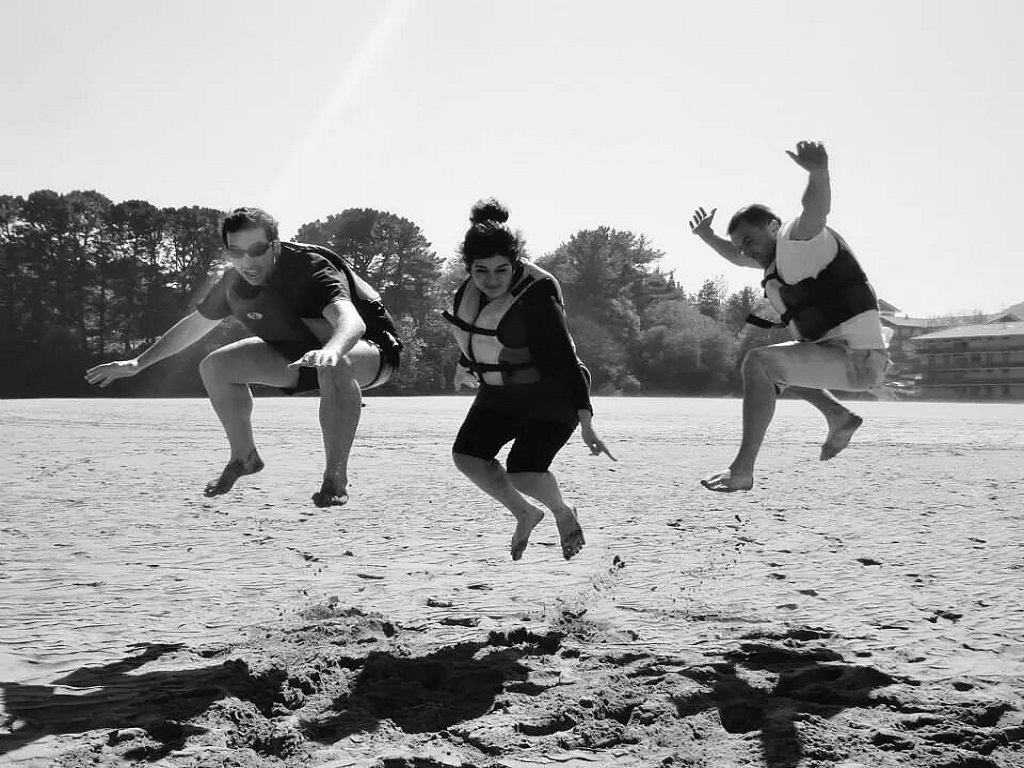
#> input picture OpenCV4/data/Saltando.jpg, 1024 x 768 px
$ python GrabCut_1.py
#> lines starting #> are read from the running program, lines starting #| are printed output that depends on the picture
import numpy as np
import cv2 as cv
from matplotlib import pyplot as plt


img = cv.imread('../data/Saltando.jpg')
#> img is the input picture: shape (768, 1024, 3); min 0, max 255, mean 163
img1 = cv.imread('../data/outer-space.jpg')
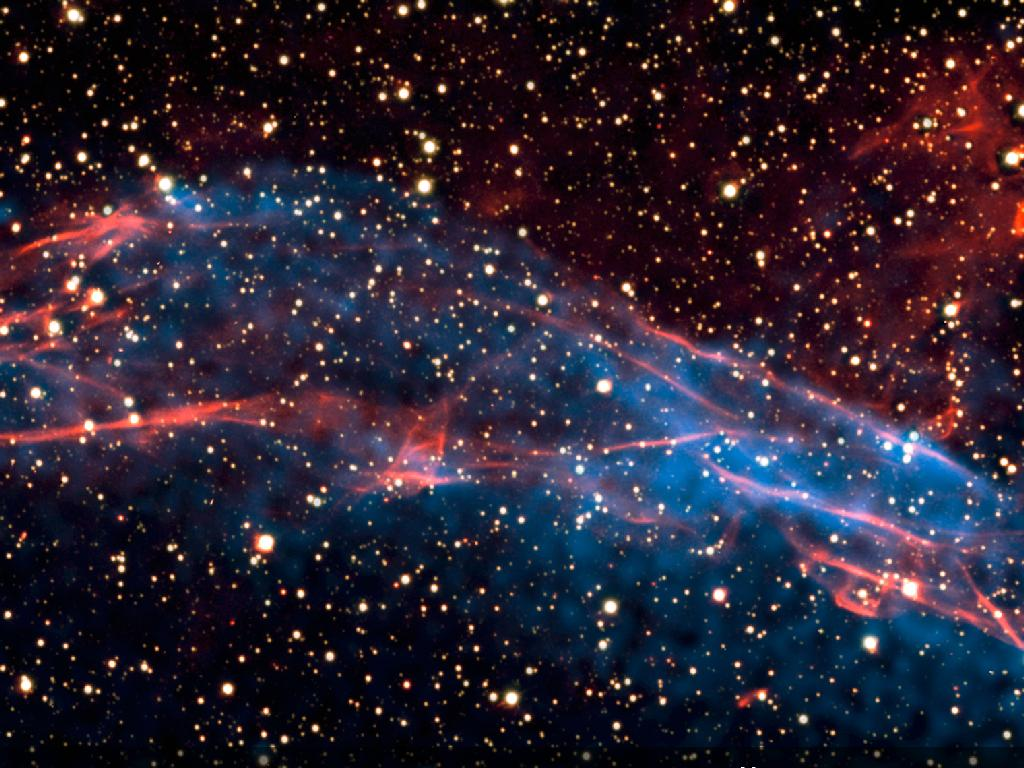
#> input picture OpenCV4/data/outer-space.jpg, 1024 x 768 px
#> img1 is the input picture: shape (768, 1024, 3); mean B, G, R 50.9, 35.5, 43.4

mask = np.zeros(img.shape[:2],np.uint8)
bgdModel = np.zeros((1,65),np.float64)
fgdModel = np.zeros((1,65),np.float64)
rect = (50,200,575,390)
cv.grabCut(img,mask,rect,bgdModel,fgdModel,5,cv.GC_INIT_WITH_RECT)
mask2 = np.where((mask==2)|(mask==0),0,1).astype('uint8')
img = img*mask2[:,:,np.newaxis]
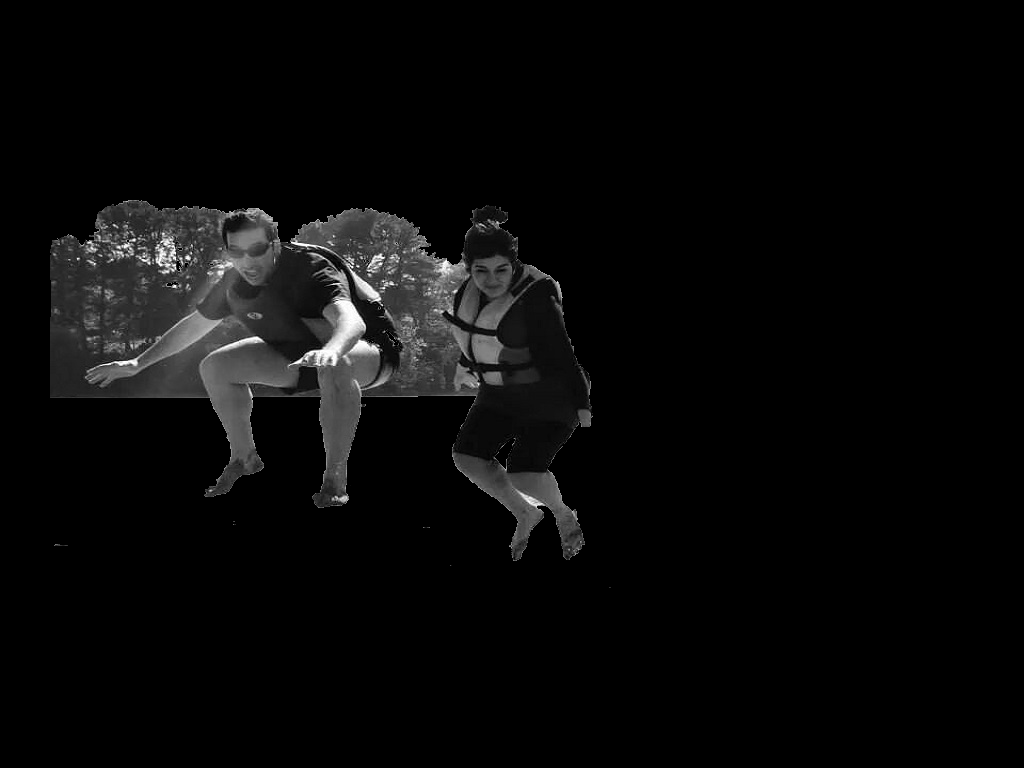
#> img: shape (768, 1024, 3); min 0, max 255, mean 9.3
plt.imshow(img),plt.colorbar(),plt.show()
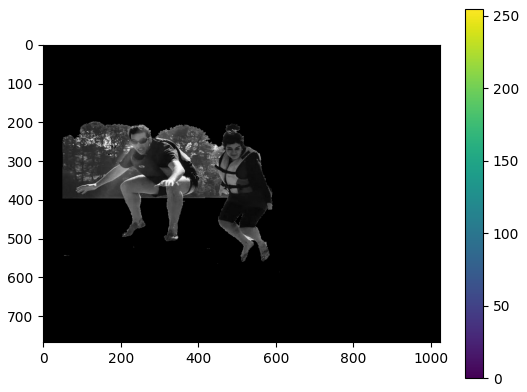
#> figure drawn by matplotlib, 2 panels

# cv.imwrite('Saltando.jpg',img)

alpha = 0.3
beta = (1.0 - alpha)
dst = cv.addWeighted(img1, alpha, img, beta, 0.0)
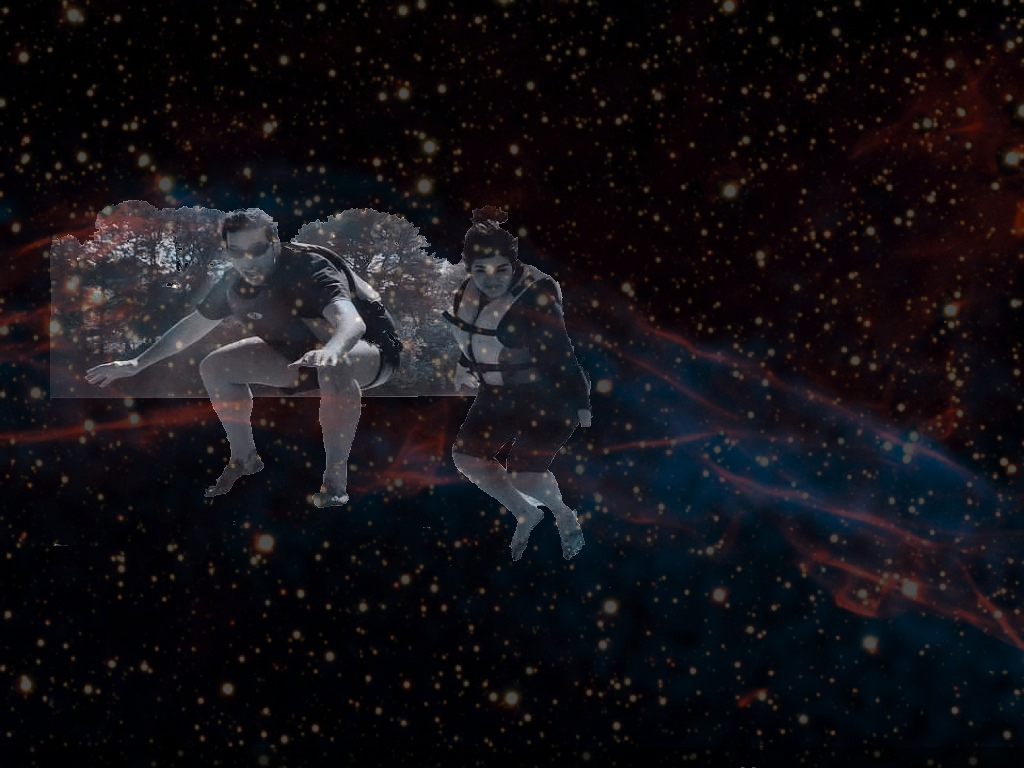
#> dst: shape (768, 1024, 3); mean B, G, R 21.8, 17.2, 19.5


cv.imshow('dst', dst)
cv.waitKey(0)
cv.destroyAllWindows()
